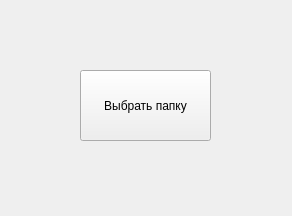
<?xml version="1.0" encoding="UTF-8"?>
<ui version="4.0">
 <class>Form</class>
 <widget class="QWidget" name="Form">
  <property name="geometry">
   <rect>
    <x>0</x>
    <y>0</y>
    <width>292</width>
    <height>216</height>
   </rect>
  </property>
  <property name="windowTitle">
   <string>IQBotHandler</string>
  </property>
  <widget class="QPushButton" name="select_folder_button">
   <property name="geometry">
    <rect>
     <x>80</x>
     <y>70</y>
     <width>131</width>
     <height>71</height>
    </rect>
   </property>
   <property name="text">
    <string>Выбрать папку</string>
   </property>
  </widget>
 </widget>
 <resources/>
 <connections/>
</ui>
